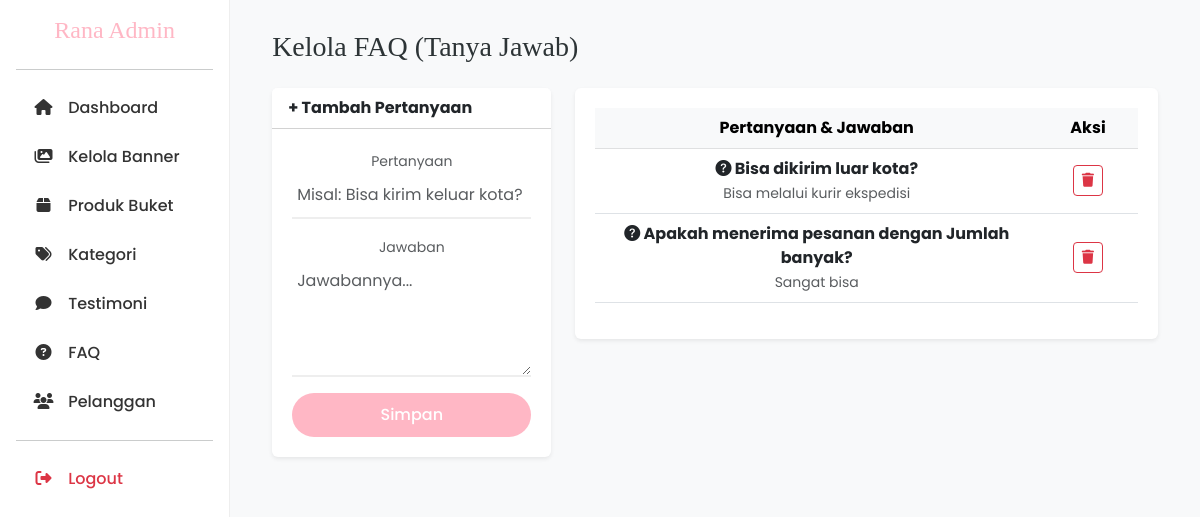
/admin/faq.php (signed in), run on the app's committed database.
### tables this page shows
CREATE TABLE `faqs` (
  `id` int(11) NOT NULL,
  `pertanyaan` text NOT NULL,
  `jawaban` text NOT NULL
);

### admin/faq.php (the view, shortened to what this page needs)
<?php
include 'includes/header.php';
?>
<div class="container-fluid">
    <h3 class="brand-font mb-4">Kelola FAQ (Tanya Jawab)</h3>
    <div class="row">
        <div class="col-md-4 mb-4">
            <div class="card border-0 shadow-sm">
                <div class="card-header bg-white text-pink fw-bold">
                    + Tambah Pertanyaan
                </div>
                <div class="card-body">
                    <form method="POST">
                        <div class="mb-3">
                            <label class="small text-muted">Pertanyaan</label>
                            <input type="text" name="tanya" class="form-control" placeholder="Misal: Bisa kirim keluar kota?" required>
                        </div>
                        <div class="mb-3">
                            <label class="small text-muted">Jawaban</label>
                            <textarea name="jawab" class="form-control" rows="4" placeholder="Jawabannya..." required></textarea>
                        </div>
                        <button type="submit" name="simpan" class="btn btn-rana w-100">Simpan</button>
                    </form>
                </div>
            </div>
        </div>
        <div class="col-md-8">
            <div class="card border-0 shadow-sm">
                <div class="card-body">
                    <div class="table-responsive">
                        <table class="table table-hover align-middle">
                            <thead class="table-light">
                                <tr>
                                    <th>Pertanyaan & Jawaban</th>
                                    <th width="100">Aksi</th>
                                </tr>
                            </thead>
                            <tbody>
                                <?php
                                $qry = mysqli_query($conn, "SELECT * FROM faqs ORDER BY id DESC");
                                if(mysqli_num_rows($qry) > 0){
                                    while($row = mysqli_fetch_assoc($qry)):
                                ?>
                                <tr>
                                    <td>
                                        <strong class="text-pink"><i class="bi bi-question-circle-fill"></i> <?= $row['pertanyaan']; ?></strong><br>
                                        <small class="text-muted"><?= nl2br($row['jawaban']); ?></small>
                                    </td>
                                    <td>
                                        <a href="faq.php?hapus=<?= $row['id']; ?>" class="btn btn-sm btn-outline-danger" onclick="return confirm('Hapus pertanyaan ini?')">
                                            <i class="fas fa-trash"></i>
                                        </a>
                                    </td>
                                </tr>
                                <?php endwhile;
                                } else {
                                    echo "<tr><td colspan='2' class='text-center text-muted py-4'>Belum ada FAQ.</td></tr>";
                                }
                                ?>
                            </tbody>
                        </table>
                    </div>
                </div>
            </div>
        </div>
    </div>
</div>
<?php include 'includes/footer.php'; ?>

### assets/css/style.css (style rules this page uses)
:root { --primary-pink: #FFB7C5; --hover-pink: #ff9eb0; --text-dark: #2d3436; --card-bg: #ffffff; --bg-soft: #fdfbfb; }
body { background-color: var(--bg-soft); font-family: 'Poppins', sans-serif; color: var(--text-dark); }
.brand-font { font-family: 'Playfair Display', serif; }
.card-body { padding: 20px; text-align: center; }
.btn-rana { background-color: var(--primary-pink); color: white; border-radius: 50px; padding: 10px 30px; border: none; font-weight: 500; transition: 0.3s; }
.form-control { border: none; border-bottom: 2px solid #eee; border-radius: 0; padding: 10px 5px; background: transparent; }

### data on the page
faqs: pertanyaan "Bisa dikirim luar kota?", jawaban "Bisa melalui kurir ekspedisi"
faqs: pertanyaan "Apakah menerima pesanan dengan Jumlah banyak?", jawaban "Sangat bisa"
